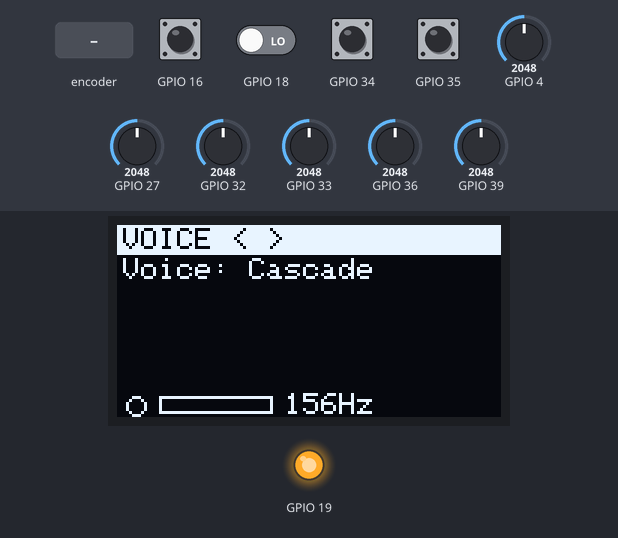
Recording of a program running on a simulated ESP32. Shown: 128×64 one-colour display, output pins drawn as LEDs (lit = HIGH). The test bench sets the inputs (shaded band); at power-on: GPIO 16, GPIO 34, GPIO 35 HIGH, GPIO 18 LOW, GPIO 32 = 2048, GPIO 4 = 2048, GPIO 27 = 2048, GPIO 33 = 2048, GPIO 36 = 2048, GPIO 39 = 2048 (analog values on the 0–4095 scale). I2S audio is not simulated (input reads silence); what the program prints to the serial monitor is not drawn.

Above: at 1.2 s.
1.3 s: rotary encoder on GPIO 34 / GPIO 35 turned 3 steps (first pin leading)
At 3.0 s:
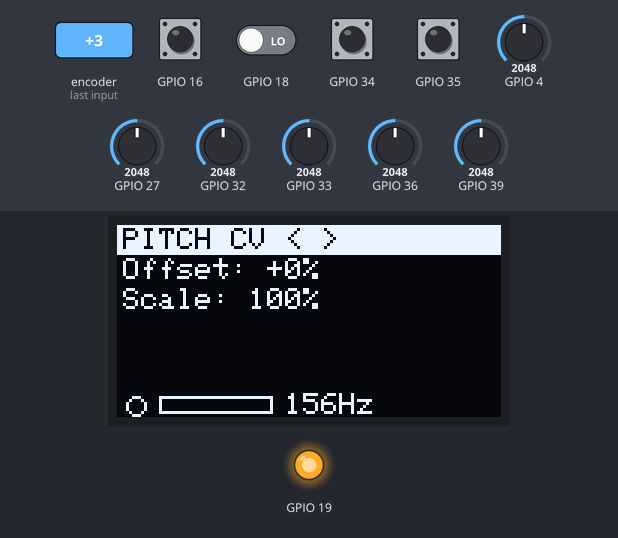
3.4 s: GPIO 18 driven HIGH
At 4.4 s:
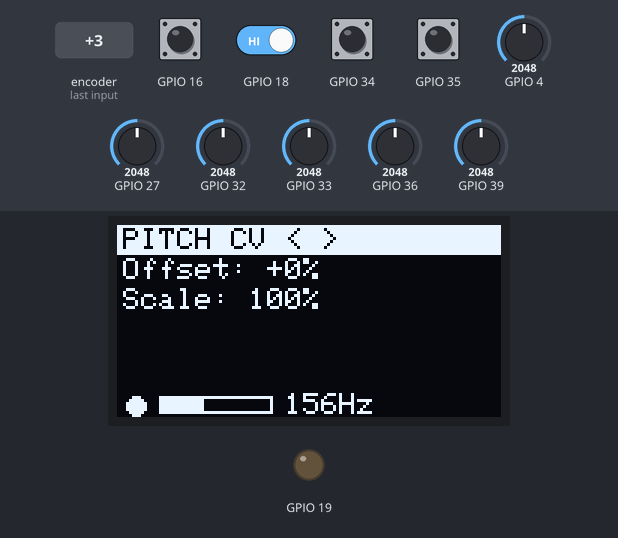
5.2 s: GPIO 16 pulled LOW for 0.15 s
At 7.7 s:
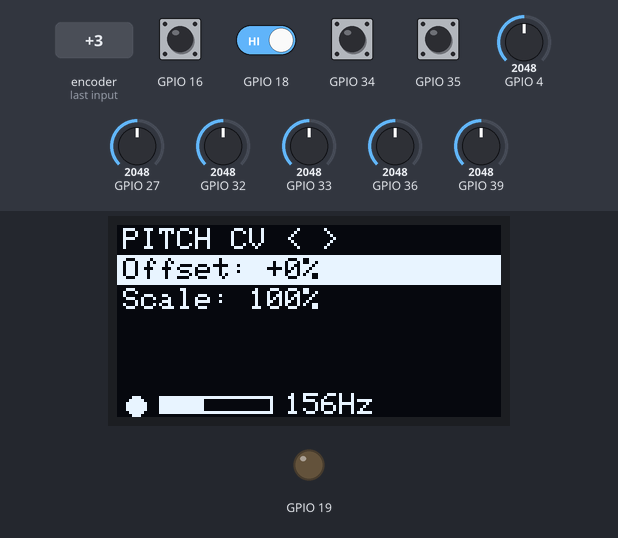
8.3 s: GPIO 16 pulled LOW for 1 s
At 9.8 s:
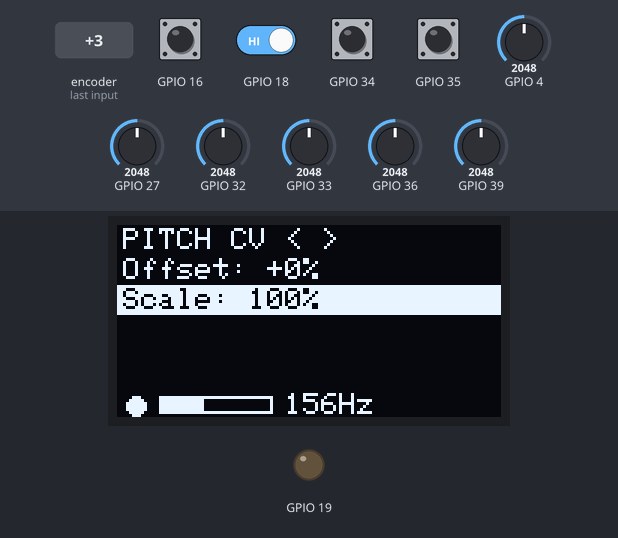
12.3 s: GPIO 18 driven LOW
At 13.7 s:
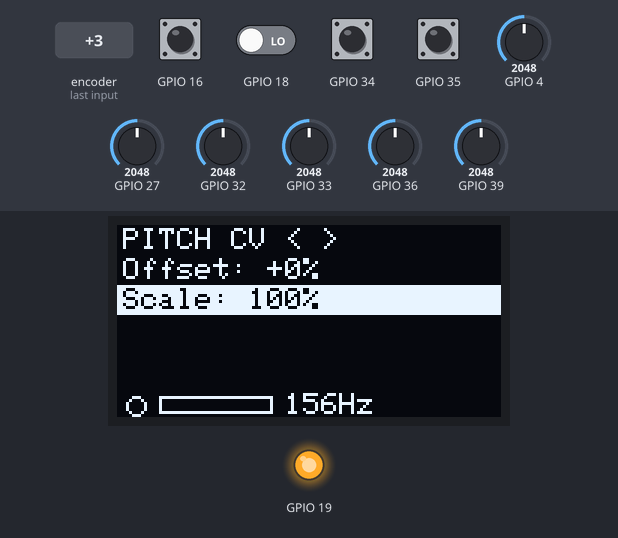
14.5 s: GPIO 32 set to 2866
At 15.4 s:
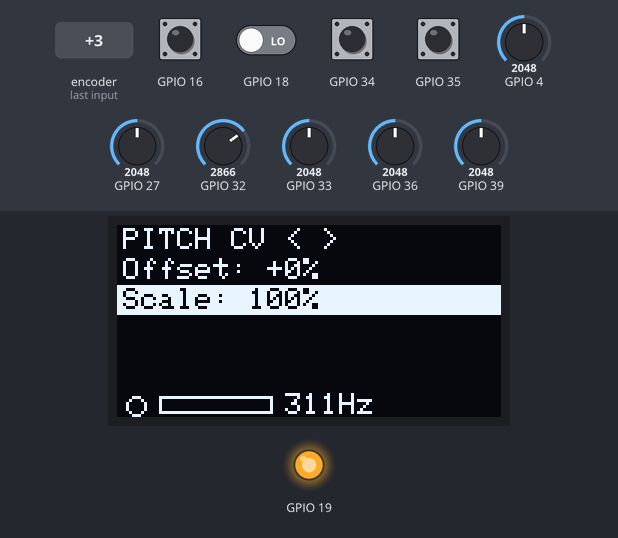
Timing chart, 0 to 17.1 s (numbered marks = the images above; inputs shaded):
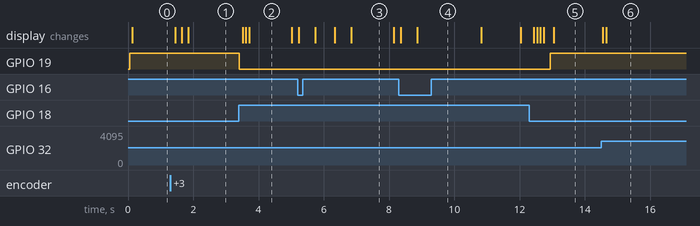

Measured:
- after the input at 1.3 s, the display: first changes after 0.14 s (image 1 shows a later state)
- after the input at 3.4 s, GPIO 19: HIGH → LOW at once; the display: first changes after 0.11 s (image 2 shows a later state)
- after the input at 5.2 s, the display: first changes at once (image 3 shows a later state)
- after the input at 8.3 s, the display: first changes after 0.05 s (image 4 shows a later state)
- after the input at 12.3 s, GPIO 19: LOW → HIGH after 0.65 s; the display: first changes after 0.14 s (image 5 shows a later state)
- after the input at 14.5 s, the display: first changes after 0.05 s (image 6 shows a later state)

The program:

main.cpp
```cpp
// Claudius - Harmonic Cascade Synthesizer
// A Eurorack voice module for ESP32
//
// Features:
// - Harmonic cascade synthesis with up to 8 harmonics
// - Higher harmonics decay faster for evolving timbres
// - Wave folding for additional harmonic content
// - Chaos modulation for organic movement
// - Attack/Decay envelope
// - CV + Knob control for pitch, harmonic spread, and cascade rate
//
// Hardware: ESP32 DevKit V1 with OLED display, encoder, CV inputs, gate I/O

#include <Arduino.h>
#include <freertos/FreeRTOS.h>
#include <freertos/task.h>
#include <freertos/queue.h>

#include "Parameters.h"
#include "dsp/DspTask.h"
#include "ui/UiTask.h"

// Inter-core communication queues
QueueHandle_t gParamQueue = nullptr;
QueueHandle_t gStatusQueue = nullptr;

// Task instances
static DspTask dspTask;
static UiTask uiTask;

// Task functions for FreeRTOS
void dspTaskFunc(void* param) {
    dspTask.init();
    dspTask.run();
}

void uiTaskFunc(void* param) {
    uiTask.init();
    uiTask.run();
}

void setup() {
    Serial.begin(115200);
    Serial.println("Claudius - Harmonic Cascade Synthesizer");
    Serial.println("Starting...");

    // Create communication queues
    // Using queue size 1 with overwrite for latest-value semantics
    gParamQueue = xQueueCreate(1, sizeof(ParamMessage));
    gStatusQueue = xQueueCreate(1, sizeof(StatusMessage));

    if (!gParamQueue || !gStatusQueue) {
        Serial.println("Failed to create queues!");
        while (true) delay(1000);
    }

    // Create DSP task on Core 1 (high priority, audio processing)
    xTaskCreatePinnedToCore(
        dspTaskFunc,
        "DSP",
        4096,           // Stack size
        nullptr,        // Parameters
        configMAX_PRIORITIES - 1,  // Highest priority
        nullptr,        // Task handle
        1               // Core 1
    );

    // Create UI task on Core 0 (lower priority, user interface)
    xTaskCreatePinnedToCore(
        uiTaskFunc,
        "UI",
        4096,           // Stack size
        nullptr,        // Parameters
        1,              // Lower priority
        nullptr,        // Task handle
        0               // Core 0
    );

    Serial.println("Tasks started.");
}

void loop() {
    // Main loop not used - tasks handle everything
    vTaskDelay(portMAX_DELAY);
}
```

Calibration.h
```cpp
#pragma once

#include <cstdint>
#include "Utils.h"

// ADC calibration for CV and potentiometer inputs

struct AdcCalibration {
    uint16_t minValue;
    uint16_t maxValue;
    bool invert;
};

// Calibration constants for each input
// Adjust these based on your specific hardware
constexpr AdcCalibration CAL_CV0  = {0, 4095, true};   // CV typically inverted
constexpr AdcCalibration CAL_CV1  = {0, 4095, true};
constexpr AdcCalibration CAL_CV2  = {0, 4095, true};
constexpr AdcCalibration CAL_POT0 = {0, 4095, false};
constexpr AdcCalibration CAL_POT1 = {0, 4095, false};
constexpr AdcCalibration CAL_POT2 = {0, 4095, false};

// Normalize raw ADC value to 0.0 - 1.0 range
inline float normalizeAdc(uint16_t value, const AdcCalibration& cal) {
    float range = static_cast<float>(cal.maxValue - cal.minValue);
    if (range <= 0.0f) return 0.5f;

    float normalized = static_cast<float>(value - cal.minValue) / range;
    if (cal.invert) normalized = 1.0f - normalized;

    return clamp(normalized, 0.0f, 1.0f);
}

// Exponential mapping for time parameters (attack, decay)
inline float expMap(float normalized, float minVal, float maxVal) {
    return minVal * powf(maxVal / minVal, normalized);
}

// Linear mapping
inline float linMap(float normalized, float minVal, float maxVal) {
    return minVal + normalized * (maxVal - minVal);
}
```

Parameters.h
```cpp
#pragma once

#include <cstdint>

// Voice selection
enum class VoiceType : uint8_t {
    CASCADE = 0,
    ORBIT_FM,
    PITCH_VERB,
    NUM_VOICES
};

// Parameter message for inter-core communication
struct ParamMessage {
    // Normalized values 0.0 - 1.0
    float attack;
    float decay;
    float wavefold;
    float chaos;
    float fmFeedback;
    float fmFold;
    float verbMix;
    float verbExcite;
    uint8_t voice;

    // CV and pot inputs (normalized)
    float cv0;      // Unused (reserved for future)
    float cv1;      // Unused (reserved for future)
    float cv2;      // Pitch CV
    float pot0;     // Harmonic spread knob
    float pot1;     // Cascade rate knob
    float pot2;     // Pitch knob

    // CV pitch calibration
    float cvPitchOffset;  // -1.0 to 1.0, added to CV
    float cvPitchScale;   // 0.0 to 2.0, multiplier for CV

    // Gate state
    bool gateIn;
};

// Status message from DSP to UI
struct StatusMessage {
    float outputLevel;
    bool isPlaying;
    float currentFreq;
};
```

Utils.h
```cpp
#pragma once

// Utility functions for DSP

template<typename T>
inline T clamp(T value, T minVal, T maxVal) {
    if (value < minVal) return minVal;
    if (value > maxVal) return maxVal;
    return value;
}

// Fast approximation of tanh for soft clipping
inline float fastTanh(float x) {
    if (x < -3.0f) return -1.0f;
    if (x > 3.0f) return 1.0f;
    float x2 = x * x;
    return x * (27.0f + x2) / (27.0f + 9.0f * x2);
}
```

ClaudiusEngine.h
```cpp
#pragma once

#include "HarmonicCascade.h"
#include "OrbitFm.h"
#include "PitchedVerb.h"
#include "Envelope.h"
#include "Config.h"
#include "Parameters.h"
#include "Utils.h"

// Main synthesis engine for Claudius
// Combines HarmonicCascade oscillator with Envelope

class ClaudiusEngine {
public:
    explicit ClaudiusEngine(float sampleRate = SAMPLE_RATE)
        : oscillator_(sampleRate)
        , fmOsc_(sampleRate)
        , verbOsc_(sampleRate)
        , envelope_(sampleRate)
        , frequency_(220.0f)
        , harmonicSpread_(0.5f)
        , cascadeRate_(0.5f)
        , wavefold_(0.0f)
        , chaos_(0.0f)
        , fmIndex_(0.5f)
        , fmRatio_(0.5f)
        , fmFeedback_(0.2f)
        , fmFold_(0.0f)
        , verbFeedback_(0.4f)
        , verbDamp_(0.3f)
        , verbMix_(0.6f)
        , verbExcite_(0.5f)
        , voice_(VoiceType::CASCADE)
        , lastVoice_(VoiceType::CASCADE)
        , gateState_(false)
        , smoothedLevel_(0.0f)
    {
    }

    void setFrequency(float freq) {
        frequency_ = clamp(freq, MIN_FREQ, MAX_FREQ);
        oscillator_.setFrequency(frequency_);
        fmOsc_.setFrequency(frequency_);
        verbOsc_.setFrequency(frequency_);
    }

    void setAttack(float normalized) {
        envelope_.setAttack(normalized);
    }

    void setDecay(float normalized) {
        envelope_.setDecay(normalized);
    }

    void setHarmonicSpread(float normalized) {
        harmonicSpread_ = clamp(normalized, 0.0f, 1.0f);
    }

    void setCascadeRate(float normalized) {
        cascadeRate_ = clamp(normalized, 0.0f, 1.0f);
    }

    void setWavefold(float normalized) {
        wavefold_ = clamp(normalized, 0.0f, 1.0f);
    }

    void setChaos(float normalized) {
        chaos_ = clamp(normalized, 0.0f, 1.0f);
    }

    void setFmIndex(float normalized) {
        fmIndex_ = clamp(normalized, 0.0f, 1.0f);
    }

    void setFmRatio(float normalized) {
        fmRatio_ = clamp(normalized, 0.0f, 1.0f);
    }

    void setFmFeedback(float normalized) {
        fmFeedback_ = clamp(normalized, 0.0f, 1.0f);
    }

    void setFmFold(float normalized) {
        fmFold_ = clamp(normalized, 0.0f, 1.0f);
    }

    void setVoice(VoiceType voice) {
        if (voice != lastVoice_) {
            voice_ = voice;
            if (voice_ == VoiceType::PITCH_VERB && gateState_) {
                verbOsc_.trigger();
            }
            lastVoice_ = voice_;
        }
    }

    void setVerbFeedback(float normalized) {
        verbFeedback_ = clamp(normalized, 0.0f, 1.0f);
    }

    void setVerbDamp(float normalized) {
        verbDamp_ = clamp(normalized, 0.0f, 1.0f);
    }

    void setVerbMix(float normalized) {
        verbMix_ = clamp(normalized, 0.0f, 1.0f);
    }

    void setVerbExcite(float normalized) {
        verbExcite_ = clamp(normalized, 0.0f, 1.0f);
        verbOsc_.setExcite(verbExcite_);
    }

    void gate(bool on) {
        if (on && !gateState_) {
            // Rising edge - trigger oscillator and envelope
            oscillator_.trigger();
            fmOsc_.trigger();
            verbOsc_.trigger();
            envelope_.trigger();
        } else if (!on && gateState_) {
            // Falling edge - release envelope
            envelope_.release();
        }
        gateState_ = on;
    }

    void noteOn(float freq) {
        setFrequency(freq);
        oscillator_.reset();
        fmOsc_.reset();
        verbOsc_.reset();
        oscillator_.trigger();
        fmOsc_.trigger();
        verbOsc_.trigger();
        envelope_.trigger();
        gateState_ = true;
    }

    void noteOff() {
        envelope_.release();
        gateState_ = false;
    }

    // Process one sample, returns stereo pair (for now, same output)
    float process() {
        // Get envelope level
        float envLevel = envelope_.process();

        // Generate audio
        float sample = 0.0f;
        if (voice_ == VoiceType::CASCADE) {
            sample = oscillator_.process(
                harmonicSpread_,
                cascadeRate_,
                wavefold_,
                chaos_,
                envLevel
            );
        } else if (voice_ == VoiceType::ORBIT_FM) {
            sample = fmOsc_.process(
                fmIndex_,
                fmRatio_,
                fmFeedback_,
                fmFold_,
                envLevel
            );
        } else {
            sample = verbOsc_.process(
                verbFeedback_,
                verbDamp_,
                verbMix_,
                envLevel
            );
        }

        // Apply master gain
        sample *= MASTER_GAIN;

        // Guard against bad samples
        if (!std::isfinite(sample)) {
            sample = 0.0f;
        }
        sample = clamp(sample, -SAMPLE_GUARD, SAMPLE_GUARD);

        // Update smoothed level for metering
        float absSample = fabsf(sample);
        smoothedLevel_ = smoothedLevel_ * 0.999f + absSample * 0.001f;

        return sample;
    }

    bool isPlaying() const {
        return envelope_.isActive();
    }

    float getFrequency() const {
        return frequency_;
    }

    float getOutputLevel() const {
        float level = smoothedLevel_ * 2.0f;
        return level < 1.0f ? level : 1.0f;
    }

    float getEnvelopeLevel() const {
        return envelope_.getLevel();
    }

    Envelope::Stage getEnvelopeStage() const {
        return envelope_.getStage();
    }

    void getVerbDelayStats(int &comb0, int &comb1, int &comb2, int &comb3, int &ap0, int &ap1) const {
        verbOsc_.getDelayStats(comb0, comb1, comb2, comb3, ap0, ap1);
    }

    float getVerbBaseFreq() const {
        return verbOsc_.getBaseFreq();
    }

private:
    HarmonicCascade oscillator_;
    OrbitFm fmOsc_;
    PitchedVerb verbOsc_;
    Envelope envelope_;

    float frequency_;
    float harmonicSpread_;
    float cascadeRate_;
    float wavefold_;
    float chaos_;
    float fmIndex_;
    float fmRatio_;
    float fmFeedback_;
    float fmFold_;
    float verbFeedback_;
    float verbDamp_;
    float verbMix_;
    float verbExcite_;
    VoiceType voice_;
    VoiceType lastVoice_;
    bool gateState_;
    float smoothedLevel_;
};
```

DspTask.h
```cpp
#pragma once

#include <Arduino.h>
#include <freertos/FreeRTOS.h>
#include <freertos/queue.h>
#include "ClaudiusEngine.h"
#include "Parameters.h"
#include "Config.h"
#include "Calibration.h"
#include "Utils.h"
#include "../hal/AudioOutput.h"
#include "../hal/Gate.h"

extern QueueHandle_t gParamQueue;
extern QueueHandle_t gStatusQueue;

class DspTask {
public:
    void init() {
        if (!audioOut_.init()) {
            Serial.println("Audio init failed!");
        }
        gate_.init();
    }

    void run() {
        ParamMessage params{};
        params.pot0 = 0.5f;
        params.pot1 = 0.5f;
        params.pot2 = 0.5f;
        params.cv0 = 0.5f;
        params.cv1 = 0.5f;
        params.cv2 = 0.5f;
        params.voice = static_cast<uint8_t>(VoiceType::CASCADE);
        params.attack = 0.1f;
        params.decay = 0.5f;
        params.wavefold = 0.0f;
        params.chaos = 0.0f;
        params.fmFeedback = 0.2f;
        params.fmFold = 0.0f;
        params.verbMix = 0.6f;
        params.verbExcite = 0.5f;
        params.cvPitchOffset = 0.0f;
        params.cvPitchScale = 1.0f;

        // Audio buffer (stereo interleaved)
        uint16_t audioBuffer[AUDIO_BLOCK_SIZE * 2];

        unsigned long lastStatusTime = 0;
        unsigned long lastDebugTime = 0;

        while (true) {
            // Read latest parameters
            while (xQueueReceive(gParamQueue, &params, 0) == pdTRUE) {
            }

            // Update envelope parameters
            engine_.setAttack(params.attack);
            engine_.setDecay(params.decay);
            VoiceType voice = static_cast<VoiceType>(params.voice);
            engine_.setVoice(voice);

            engine_.setWavefold(params.wavefold);
            engine_.setChaos(params.chaos);
            engine_.setFmFeedback(params.fmFeedback);
            engine_.setFmFold(params.fmFold);
            engine_.setVerbMix(params.verbMix);
            engine_.setVerbExcite(params.verbExcite);

            // DIRECT MAPPING - no smoothing, pot is the value
            // Pot0/Pot1 = voice-specific timbre controls
            // Pot2 = Pitch (0-1)
            // Only pitch CV is active.

            float spread = params.pot0;
            float cascade = params.pot1;
            float fmIndex = params.pot0;
            float fmRatio = params.pot1;
            float verbFeedback = params.pot0;
            float verbDamp = params.pot1;

            if (voice == VoiceType::CASCADE) {
                engine_.setHarmonicSpread(clamp(spread, 0.0f, 1.0f));
                engine_.setCascadeRate(clamp(cascade, 0.0f, 1.0f));
            } else if (voice == VoiceType::ORBIT_FM) {
                engine_.setFmIndex(clamp(fmIndex, 0.0f, 1.0f));
                engine_.setFmRatio(clamp(fmRatio, 0.0f, 1.0f));
            } else {
                engine_.setVerbFeedback(clamp(verbFeedback, 0.0f, 1.0f));
                engine_.setVerbDamp(clamp(verbDamp, 0.0f, 1.0f));
            }

            constexpr float kPitchOctaves = 5.0f;
            // Apply CV offset and scale (hardware CV inversion handled by pitch inversion below)
            float cvPitch = (params.cv2 - 0.5f) * params.cvPitchScale + params.cvPitchOffset;
            float pitch = params.pot2 + cvPitch;
            pitch = clamp(pitch, 0.0f, 1.0f);
            pitch = 1.0f - pitch;
            float freq = MIN_FREQ * powf(2.0f, pitch * kPitchOctaves);
            engine_.setFrequency(freq);

            // Drone mode when decay > 98%
            bool droneMode = (params.decay > 0.98f);
            engine_.gate(params.gateIn || droneMode);

            // Generate audio block
            float verbPeak = 0.0f;
            for (int i = 0; i < AUDIO_BLOCK_SIZE; ++i) {
                float sample = engine_.process();
                if (voice == VoiceType::PITCH_VERB) {
                    float absSample = fabsf(sample);
                    if (absSample > verbPeak) {
                        verbPeak = absSample;
                    }
                }
                uint16_t dacSample = AudioOutput::floatToSample(sample);
                audioBuffer[i * 2] = dacSample;
                audioBuffer[i * 2 + 1] = dacSample;
            }

            // Write buffer to I2S
            size_t bytesWritten = 0;
            audioOut_.write(audioBuffer, sizeof(audioBuffer), &bytesWritten);

            // Update gate output
            gate_.setGateOut(engine_.isPlaying());

            // Debug output every 1 second
            unsigned long now = millis();
            if (now - lastDebugTime > 1000) {
                const char* voiceName = (voice == VoiceType::CASCADE) ? "CASCADE" : (voice == VoiceType::ORBIT_FM ? "ORBIT" : "VERB");
                Serial.printf("VOICE:%s GATE:%d POT0:%.2f POT1:%.2f POT2:%.2f | Freq:%.0f Env:%.2f\n",
                    voiceName, params.gateIn ? 1 : 0, params.pot0, params.pot1, params.pot2, freq, engine_.getEnvelopeLevel());
                if (voice == VoiceType::PITCH_VERB) {
                    int c0 = 0, c1 = 0, c2 = 0, c3 = 0, ap0 = 0, ap1 = 0;
                    engine_.getVerbDelayStats(c0, c1, c2, c3, ap0, ap1);
                    Serial.printf("VERB fb:%.2f damp:%.2f mix:%.2f excite:%.2f | base:%.1f comb:%d/%d/%d/%d ap:%d/%d\n",
                        params.pot0, params.pot1, params.verbMix, params.verbExcite,
                        engine_.getVerbBaseFreq(), c0, c1, c2, c3, ap0, ap1);
                    Serial.printf("VERB peak:%.4f\n", verbPeak);
                }
                lastDebugTime = now;
            }

            // Send status update
            if (now - lastStatusTime > 100) {
                StatusMessage status;
                status.outputLevel = engine_.getOutputLevel();
                status.isPlaying = engine_.isPlaying();
                status.currentFreq = engine_.getFrequency();
                xQueueOverwrite(gStatusQueue, &status);
                lastStatusTime = now;
            }
        }
    }

private:
    ClaudiusEngine engine_;
    AudioOutput audioOut_;
    Gate gate_;
};
```

Config.h
```cpp
#pragma once

// Claudius - Harmonic Cascade Synthesizer
// Configuration constants

// Audio settings
constexpr float SAMPLE_RATE = 44100.0f;
constexpr int AUDIO_BLOCK_SIZE = 64;

// Harmonic cascade settings
constexpr int MAX_HARMONICS = 8;
constexpr float MIN_FREQ = 27.5f;   // A0
constexpr float MAX_FREQ = 880.0f;  // A5

// Envelope time ranges (seconds)
constexpr float MIN_ATTACK = 0.001f;
constexpr float MAX_ATTACK = 2.0f;
constexpr float MIN_DECAY = 0.01f;
constexpr float MAX_DECAY = 8.0f;

// Modulation amounts
constexpr float CV_MOD_AMOUNT = 1.0f;  // Full range CV modulation
constexpr float PITCH_SMOOTH_ALPHA = 0.3f;
constexpr float PARAM_SMOOTH_ALPHA = 0.1f;

// Output settings
constexpr float MASTER_GAIN = 0.8f;
constexpr float SAMPLE_GUARD = 2.0f;

// UI settings
constexpr int ENCODER_DEBOUNCE_MS = 5;
constexpr int DISPLAY_UPDATE_MS = 50;
constexpr int ADC_READ_INTERVAL_MS = 2;
```

Source omitted: Envelope.h (2470 bytes), HarmonicCascade.h (4429 bytes), OrbitFm.h (2002 bytes), PitchedVerb.h (6405 bytes), UiTask.h (11568 bytes), PinConfig.h (847 bytes), Adc.h (1395 bytes), AudioOutput.h (1878 bytes), Display.h (1926 bytes), Encoder.h (2690 bytes), Gate.h (464 bytes)
